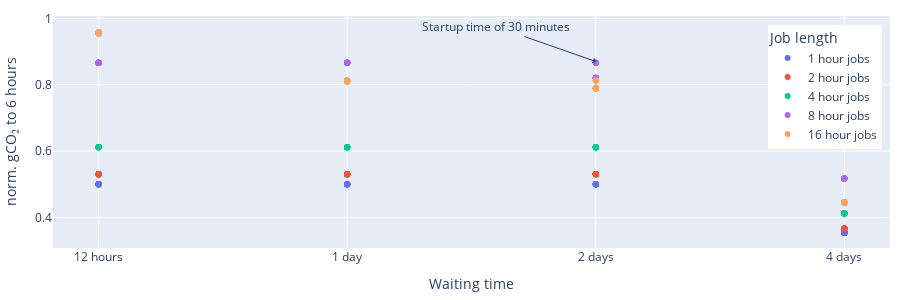

This figure's notebook cell:
### Code cell
same_job_different_deadlines_df["waiting_time_int"] = same_job_different_deadlines_df["waiting_time"].astype(int)
same_job_different_deadlines_df = same_job_different_deadlines_df.sort_values(by=["ID", "waiting_time_int"])
same_job_different_deadlines_df = same_job_different_deadlines_df[same_job_different_deadlines_df["waiting_time"] != "6"]

print(same_job_different_deadlines_df)

deadlines_normalized_fig = px.scatter(
    same_job_different_deadlines_df, x="waiting_time_label", y="carbon_cost_normalized", color="Job length",
    hover_data=same_job_different_deadlines_df.columns, 
    labels={"x_label": "Parameter group", **name_mapping}
)

deadlines_normalized_fig.update_layout({
    "yaxis_title":"norm. gCO₂ to 6 hours",
    "xaxis_title":"Waiting time",
})

deadlines_normalized_fig.update_layout(
    legend=dict(
        x=0.99, 
        y=0.96,
        xanchor='right',
        yanchor='top'
    )
)

deadlines_normalized_fig.add_annotation(x="2 days", y=0.87,
        text="Startup time of 30 minutes",
        showarrow=True,
        arrowhead=1,
        ax=-100, ay=-35)

deadlines_normalized_fig.update_layout({
    'margin': dict(l=10, r=10, t=10, b=10),
    'height': 300
})

deadlines_normalized_fig.show()

pio.write_image(deadlines_normalized_fig, file="normalized_deadlines.pdf")

### Figure 1 — Plotly figure (JSON) as saved in the notebook; plotly's stock layout.template omitted (floating-point values rounded to 4 significant figures; data arrays with more than 128 entries replaced by an {"elided": "..."} marker saying what was removed)
{"data": [{"customdata": {"elided": "96x22 mixed values"}, "hovertemplate": "Job length=%{customdata[20]}<br>waiting_time_label=%{x}<br>carbon_cost_normalized=%{y}<br>ID=%{customdata[0]}<br>arrival_time=%{customdata[1]}<br>length=%{customdata[2]}<br>cpus=%{customdata[3]}<br>length_class=%{customdata[4]}<br>resource_class=%{customdata[5]}<br>carbon_cost=%{customdata[6]}<br>dollar_cost=%{customdata[7]}<br>start_time=%{customdata[8]}<br>waiting_time=%{customdata[9]}<br>exit_time=%{customdata[10]}<br>reason=%{customdata[11]}<br>scheduling_policy=%{customdata[12]}<br>work_type=%{customdata[13]}<br>work_phases=%{customdata[14]}<br>startup_length=%{customdata[15]}<br>startup_power=%{customdata[16]}<br>filename=%{customdata[17]}<br>job_index=%{customdata[18]}<br>Parameter group=%{customdata[19]}<br>waiting_time_int=%{customdata[21]}<extra></extra>", "legendgroup": "1 hour jobs", "marker": {"color": "#636efa", "symbol": "circle"}, "mode": "markers", "name": "1 hour jobs", "orientation": "v", "showlegend": true, "type": "scatter", "x": ["12 hours", "12 hours", "12 hours", "12 hours", "12 hours", "12 hours", "12 hours", "12 hours", "12 hours", "12 hours", "12 hours", "12 hours", "12 hours", "12 hours", "12 hours", "12 hours", "12 hours", "12 hours", "12 hours", "12 hours", "12 hours", "12 hours", "12 hours", "12 hours", "1 day", "1 day", "1 day", "1 day", "1 day", "1 day", "1 day", "1 day", "1 day", "1 day", "1 day", "1 day", "1 day", "1 day", "1 day", "1 day", "1 day", "1 day", "1 day", "1 day", "1 day", "1 day", "1 day", "1 day", "2 days", "2 days", "2 days", "2 days", "2 days", "2 days", "2 days", "2 days", "2 days", "2 days", "2 days", "2 days", "2 days", "2 days", "2 days", "2 days", "2 days", "2 days", "2 days", "2 days", "2 days", "2 days", "2 days", "2 days", "4 days", "4 days", "4 days", "4 days", "4 days", "4 days", "4 days", "4 days", "4 days", "4 days", "4 days", "4 days", "4 days", "4 days", "4 days", "4 days", "4 days", "4 days", "4 days", "4 days", "4 days", "4 days", "4 days", "4 days"], "xaxis": "x", "y": [0.5, 0.5, 0.5, 0.5, 0.5, 0.5, 0.5, 0.5, 0.5, 0.5, 0.5, 0.5, 0.5, 0.5, 0.5, 0.5, 0.5, 0.5, 0.5, 0.5, 0.5, 0.5, 0.5, 0.5, 0.5, 0.5, 0.5, 0.5, 0.5, 0.5, 0.5, 0.5, 0.5, 0.5, 0.5, 0.5, 0.5, 0.5, 0.5, 0.5, 0.5, 0.5, 0.5, 0.5, 0.5, 0.5, 0.5, 0.5, 0.5, 0.5, 0.5, 0.5, 0.5, 0.5, 0.5, 0.5, 0.5, 0.5, 0.5, 0.5, 0.5, 0.5, 0.5, 0.5, 0.5, 0.5, 0.5, 0.5, 0.5, 0.5, 0.5, 0.5, 0.3542, 0.3542, 0.3542, 0.3542, 0.3542, 0.3542, 0.3542, 0.3542, 0.3542, 0.3542, 0.3542, 0.3542, 0.3542, 0.3542, 0.3542, 0.3542, 0.3542, 0.3542, 0.3542, 0.3542, 0.3542, 0.3542, 0.3542, 0.3542], "yaxis": "y"}, {"customdata": {"elided": "96x22 mixed values"}, "hovertemplate": "Job length=%{customdata[20]}<br>waiting_time_label=%{x}<br>carbon_cost_normalized=%{y}<br>ID=%{customdata[0]}<br>arrival_time=%{customdata[1]}<br>length=%{customdata[2]}<br>cpus=%{customdata[3]}<br>length_class=%{customdata[4]}<br>resource_class=%{customdata[5]}<br>carbon_cost=%{customdata[6]}<br>dollar_cost=%{customdata[7]}<br>start_time=%{customdata[8]}<br>waiting_time=%{customdata[9]}<br>exit_time=%{customdata[10]}<br>reason=%{customdata[11]}<br>scheduling_policy=%{customdata[12]}<br>work_type=%{customdata[13]}<br>work_phases=%{customdata[14]}<br>startup_length=%{customdata[15]}<br>startup_power=%{customdata[16]}<br>filename=%{customdata[17]}<br>job_index=%{customdata[18]}<br>Parameter group=%{customdata[19]}<br>waiting_time_int=%{customdata[21]}<extra></extra>", "legendgroup": "2 hour jobs", "marker": {"color": "#EF553B", "symbol": "circle"}, "mode": "markers", "name": "2 hour jobs", "orientation": "v", "showlegend": true, "type": "scatter", "x": ["12 hours", "12 hours", "12 hours", "12 hours", "12 hours", "12 hours", "12 hours", "12 hours", "12 hours", "12 hours", "12 hours", "12 hours", "12 hours", "12 hours", "12 hours", "12 hours", "12 hours", "12 hours", "12 hours", "12 hours", "12 hours", "12 hours", "12 hours", "12 hours", "1 day", "1 day", "1 day", "1 day", "1 day", "1 day", "1 day", "1 day", "1 day", "1 day", "1 day", "1 day", "1 day", "1 day", "1 day", "1 day", "1 day", "1 day", "1 day", "1 day", "1 day", "1 day", "1 day", "1 day", "2 days", "2 days", "2 days", "2 days", "2 days", "2 days", "2 days", "2 days", "2 days", "2 days", "2 days", "2 days", "2 days", "2 days", "2 days", "2 days", "2 days", "2 days", "2 days", "2 days", "2 days", "2 days", "2 days", "2 days", "4 days", "4 days", "4 days", "4 days", "4 days", "4 days", "4 days", "4 days", "4 days", "4 days", "4 days", "4 days", "4 days", "4 days", "4 days", "4 days", "4 days", "4 days", "4 days", "4 days", "4 days", "4 days", "4 days", "4 days"], "xaxis": "x", "y": [0.5302, 0.5302, 0.5302, 0.5302, 0.5302, 0.5302, 0.5302, 0.5302, 0.5302, 0.5302, 0.5302, 0.5302, 0.5302, 0.5302, 0.5302, 0.5302, 0.5302, 0.5302, 0.5302, 0.5302, 0.5302, 0.5302, 0.5302, 0.5302, 0.5302, 0.5302, 0.5302, 0.5302, 0.5302, 0.5302, 0.5302, 0.5302, 0.5302, 0.5302, 0.5302, 0.5302, 0.5302, 0.5302, 0.5302, 0.5302, 0.5302, 0.5302, 0.5302, 0.5302, 0.5302, 0.5302, 0.5302, 0.5302, 0.5302, 0.5302, 0.5302, 0.5302, 0.5302, 0.5302, 0.5302, 0.5302, 0.5302, 0.5302, 0.5302, 0.5302, 0.5302, 0.5302, 0.5302, 0.5302, 0.5302, 0.5302, 0.5302, 0.5302, 0.5302, 0.5302, 0.5302, 0.5302, 0.3651, 0.3651, 0.3651, 0.3651, 0.3651, 0.3651, 0.3664, 0.3664, 0.3664, 0.3664, 0.3664, 0.3664, 0.3664, 0.3664, 0.3664, 0.3664, 0.3664, 0.3664, 0.3664, 0.3664, 0.3664, 0.3664, 0.3664, 0.3664], "yaxis": "y"}, {"customdata": {"elided": "96x22 mixed values"}, "hovertemplate": "Job length=%{customdata[20]}<br>waiting_time_label=%{x}<br>carbon_cost_normalized=%{y}<br>ID=%{customdata[0]}<br>arrival_time=%{customdata[1]}<br>length=%{customdata[2]}<br>cpus=%{customdata[3]}<br>length_class=%{customdata[4]}<br>resource_class=%{customdata[5]}<br>carbon_cost=%{customdata[6]}<br>dollar_cost=%{customdata[7]}<br>start_time=%{customdata[8]}<br>waiting_time=%{customdata[9]}<br>exit_time=%{customdata[10]}<br>reason=%{customdata[11]}<br>scheduling_policy=%{customdata[12]}<br>work_type=%{customdata[13]}<br>work_phases=%{customdata[14]}<br>startup_length=%{customdata[15]}<br>startup_power=%{customdata[16]}<br>filename=%{customdata[17]}<br>job_index=%{customdata[18]}<br>Parameter group=%{customdata[19]}<br>waiting_time_int=%{customdata[21]}<extra></extra>", "legendgroup": "4 hour jobs", "marker": {"color": "#00cc96", "symbol": "circle"}, "mode": "markers", "name": "4 hour jobs", "orientation": "v", "showlegend": true, "type": "scatter", "x": ["12 hours", "12 hours", "12 hours", "12 hours", "12 hours", "12 hours", "12 hours", "12 hours", "12 hours", "12 hours", "12 hours", "12 hours", "12 hours", "12 hours", "12 hours", "12 hours", "12 hours", "12 hours", "12 hours", "12 hours", "12 hours", "12 hours", "12 hours", "12 hours", "1 day", "1 day", "1 day", "1 day", "1 day", "1 day", "1 day", "1 day", "1 day", "1 day", "1 day", "1 day", "1 day", "1 day", "1 day", "1 day", "1 day", "1 day", "1 day", "1 day", "1 day", "1 day", "1 day", "1 day", "2 days", "2 days", "2 days", "2 days", "2 days", "2 days", "2 days", "2 days", "2 days", "2 days", "2 days", "2 days", "2 days", "2 days", "2 days", "2 days", "2 days", "2 days", "2 days", "2 days", "2 days", "2 days", "2 days", "2 days", "4 days", "4 days", "4 days", "4 days", "4 days", "4 days", "4 days", "4 days", "4 days", "4 days", "4 days", "4 days", "4 days", "4 days", "4 days", "4 days", "4 days", "4 days", "4 days", "4 days", "4 days", "4 days", "4 days", "4 days"], "xaxis": "x", "y": [0.6117, 0.6117, 0.6117, 0.6117, 0.6117, 0.6117, 0.6117, 0.6117, 0.6117, 0.6117, 0.6117, 0.6117, 0.6117, 0.6117, 0.6117, 0.6117, 0.6117, 0.6117, 0.6117, 0.6117, 0.6117, 0.6117, 0.6117, 0.6117, 0.6117, 0.6117, 0.6117, 0.6117, 0.6117, 0.6117, 0.6117, 0.6117, 0.6117, 0.6117, 0.6117, 0.6117, 0.6117, 0.6117, 0.6117, 0.6117, 0.6117, 0.6117, 0.6117, 0.6117, 0.6117, 0.6117, 0.6117, 0.6117, 0.6117, 0.6117, 0.6117, 0.6117, 0.6117, 0.6117, 0.6117, 0.6117, 0.6117, 0.6117, 0.6117, 0.6117, 0.6117, 0.6117, 0.6117, 0.6117, 0.6117, 0.6117, 0.6117, 0.6117, 0.6117, 0.6117, 0.6117, 0.6117, 0.4116, 0.4116, 0.4116, 0.4116, 0.4116, 0.4116, 0.4116, 0.4116, 0.4116, 0.4116, 0.4116, 0.4116, 0.4116, 0.4116, 0.4116, 0.4116, 0.4116, 0.4116, 0.4116, 0.4116, 0.4116, 0.4116, 0.4116, 0.4116], "yaxis": "y"}, {"customdata": {"elided": "96x22 mixed values"}, "hovertemplate": "Job length=%{customdata[20]}<br>waiting_time_label=%{x}<br>carbon_cost_normalized=%{y}<br>ID=%{customdata[0]}<br>arrival_time=%{customdata[1]}<br>length=%{customdata[2]}<br>cpus=%{customdata[3]}<br>length_class=%{customdata[4]}<br>resource_class=%{customdata[5]}<br>carbon_cost=%{customdata[6]}<br>dollar_cost=%{customdata[7]}<br>start_time=%{customdata[8]}<br>waiting_time=%{customdata[9]}<br>exit_time=%{customdata[10]}<br>reason=%{customdata[11]}<br>scheduling_policy=%{customdata[12]}<br>work_type=%{customdata[13]}<br>work_phases=%{customdata[14]}<br>startup_length=%{customdata[15]}<br>startup_power=%{customdata[16]}<br>filename=%{customdata[17]}<br>job_index=%{customdata[18]}<br>Parameter group=%{customdata[19]}<br>waiting_time_int=%{customdata[21]}<extra></extra>", "legendgroup": "8 hour jobs", "marker": {"color": "#ab63fa", "symbol": "circle"}, "mode": "markers", "name": "8 hour jobs", "orientation": "v", "showlegend": true, "type": "scatter", "x": ["12 hours", "12 hours", "12 hours", "12 hours", "12 hours", "12 hours", "12 hours", "12 hours", "12 hours", "12 hours", "12 hours", "12 hours", "12 hours", "12 hours", "12 hours", "12 hours", "12 hours", "12 hours", "12 hours", "12 hours", "12 hours", "12 hours", "12 hours", "12 hours", "1 day", "1 day", "1 day", "1 day", "1 day", "1 day", "1 day", "1 day", "1 day", "1 day", "1 day", "1 day", "1 day", "1 day", "1 day", "1 day", "1 day", "1 day", "1 day", "1 day", "1 day", "1 day", "1 day", "1 day", "2 days", "2 days", "2 days", "2 days", "2 days", "2 days", "2 days", "2 days", "2 days", "2 days", "2 days", "2 days", "2 days", "2 days", "2 days", "2 days", "2 days", "2 days", "2 days", "2 days", "2 days", "2 days", "2 days", "2 days", "4 days", "4 days", "4 days", "4 days", "4 days", "4 days", "4 days", "4 days", "4 days", "4 days", "4 days", "4 days", "4 days", "4 days", "4 days", "4 days", "4 days", "4 days", "4 days", "4 days", "4 days", "4 days", "4 days", "4 days"], "xaxis": "x", "y": [0.866, 0.866, 0.866, 0.866, 0.866, 0.866, 0.866, 0.866, 0.866, 0.866, 0.866, 0.866, 0.866, 0.866, 0.866, 0.866, 0.866, 0.866, 0.866, 0.866, 0.866, 0.866, 0.866, 0.866, 0.866, 0.866, 0.866, 0.866, 0.866, 0.866, 0.866, 0.866, 0.866, 0.866, 0.866, 0.866, 0.866, 0.866, 0.866, 0.866, 0.866, 0.866, 0.866, 0.866, 0.866, 0.866, 0.866, 0.866, 0.8206, 0.8206, 0.8206, 0.8206, 0.8206, 0.8206, 0.866, 0.866, 0.866, 0.866, 0.866, 0.866, 0.8206, 0.8206, 0.8206, 0.8206, 0.8206, 0.8206, 0.8207, 0.8207, 0.8207, 0.8207, 0.8207, 0.8207, 0.5172, 0.5172, 0.5172, 0.5172, 0.5172, 0.5172, 0.5177, 0.5177, 0.5177, 0.5177, 0.5177, 0.5177, 0.5177, 0.5177, 0.5177, 0.5177, 0.5177, 0.5177, 0.5177, 0.5177, 0.5177, 0.5177, 0.5177, 0.5177], "yaxis": "y"}, {"customdata": {"elided": "96x22 mixed values"}, "hovertemplate": "Job length=%{customdata[20]}<br>waiting_time_label=%{x}<br>carbon_cost_normalized=%{y}<br>ID=%{customdata[0]}<br>arrival_time=%{customdata[1]}<br>length=%{customdata[2]}<br>cpus=%{customdata[3]}<br>length_class=%{customdata[4]}<br>resource_class=%{customdata[5]}<br>carbon_cost=%{customdata[6]}<br>dollar_cost=%{customdata[7]}<br>start_time=%{customdata[8]}<br>waiting_time=%{customdata[9]}<br>exit_time=%{customdata[10]}<br>reason=%{customdata[11]}<br>scheduling_policy=%{customdata[12]}<br>work_type=%{customdata[13]}<br>work_phases=%{customdata[14]}<br>startup_length=%{customdata[15]}<br>startup_power=%{customdata[16]}<br>filename=%{customdata[17]}<br>job_index=%{customdata[18]}<br>Parameter group=%{customdata[19]}<br>waiting_time_int=%{customdata[21]}<extra></extra>", "legendgroup": "16 hour jobs", "marker": {"color": "#FFA15A", "symbol": "circle"}, "mode": "markers", "name": "16 hour jobs", "orientation": "v", "showlegend": true, "type": "scatter", "x": ["12 hours", "12 hours", "12 hours", "12 hours", "12 hours", "12 hours", "12 hours", "12 hours", "12 hours", "12 hours", "12 hours", "12 hours", "12 hours", "12 hours", "12 hours", "12 hours", "12 hours", "12 hours", "12 hours", "12 hours", "12 hours", "12 hours", "12 hours", "12 hours", "1 day", "1 day", "1 day", "1 day", "1 day", "1 day", "1 day", "1 day", "1 day", "1 day", "1 day", "1 day", "1 day", "1 day", "1 day", "1 day", "1 day", "1 day", "1 day", "1 day", "1 day", "1 day", "1 day", "1 day", "2 days", "2 days", "2 days", "2 days", "2 days", "2 days", "2 days", "2 days", "2 days", "2 days", "2 days", "2 days", "2 days", "2 days", "2 days", "2 days", "2 days", "2 days", "2 days", "2 days", "2 days", "2 days", "2 days", "2 days", "4 days", "4 days", "4 days", "4 days", "4 days", "4 days", "4 days", "4 days", "4 days", "4 days", "4 days", "4 days", "4 days", "4 days", "4 days", "4 days", "4 days", "4 days", "4 days", "4 days", "4 days", "4 days", "4 days", "4 days"], "xaxis": "x", "y": [0.9584, 0.9584, 0.9584, 0.9584, 0.9584, 0.9584, 0.9555, 0.9555, 0.9555, 0.9555, 0.9555, 0.9555, 0.9547, 0.9547, 0.9547, 0.9547, 0.9547, 0.9547, 0.9549, 0.9549, 0.9549, 0.9549, 0.9549, 0.9549, 0.8125, 0.8125, 0.8125, 0.8125, 0.8125, 0.8125, 0.8129, 0.8129, 0.8129, 0.8129, 0.8129, 0.8129, 0.8098, 0.8098, 0.8098, 0.8098, 0.8098, 0.8098, 0.8104, 0.8104, 0.8104, 0.8104, 0.8104, 0.8104, 0.7912, 0.7912, 0.7912, 0.7912, 0.7912, 0.7912, 0.8129, 0.8129, 0.8129, 0.8129, 0.8129, 0.8129, 0.7885, 0.7885, 0.7885, 0.7885, 0.7885, 0.7885, 0.789, 0.789, 0.789, 0.789, 0.789, 0.789, 0.4458, 0.4458, 0.4458, 0.4458, 0.4458, 0.4458, 0.4459, 0.4459, 0.4459, 0.4459, 0.4459, 0.4459, 0.4444, 0.4444, 0.4444, 0.4444, 0.4444, 0.4444, 0.4447, 0.4447, 0.4447, 0.4447, 0.4447, 0.4447], "yaxis": "y"}], "layout": {"annotations": [{"arrowhead": 1, "ax": -100, "ay": -35, "showarrow": true, "text": "Startup time of 30 minutes", "x": "2 days", "y": 0.87}], "height": 300, "legend": {"title": {"text": "Job length"}, "tracegroupgap": 0, "x": 0.99, "xanchor": "right", "y": 0.96, "yanchor": "top"}, "margin": {"b": 10, "l": 10, "r": 10, "t": 10}, "xaxis": {"anchor": "y", "domain": [0, 1], "title": {"text": "Waiting time"}}, "yaxis": {"anchor": "x", "domain": [0, 1], "title": {"text": "norm. gCO₂ to 6 hours"}}}}
